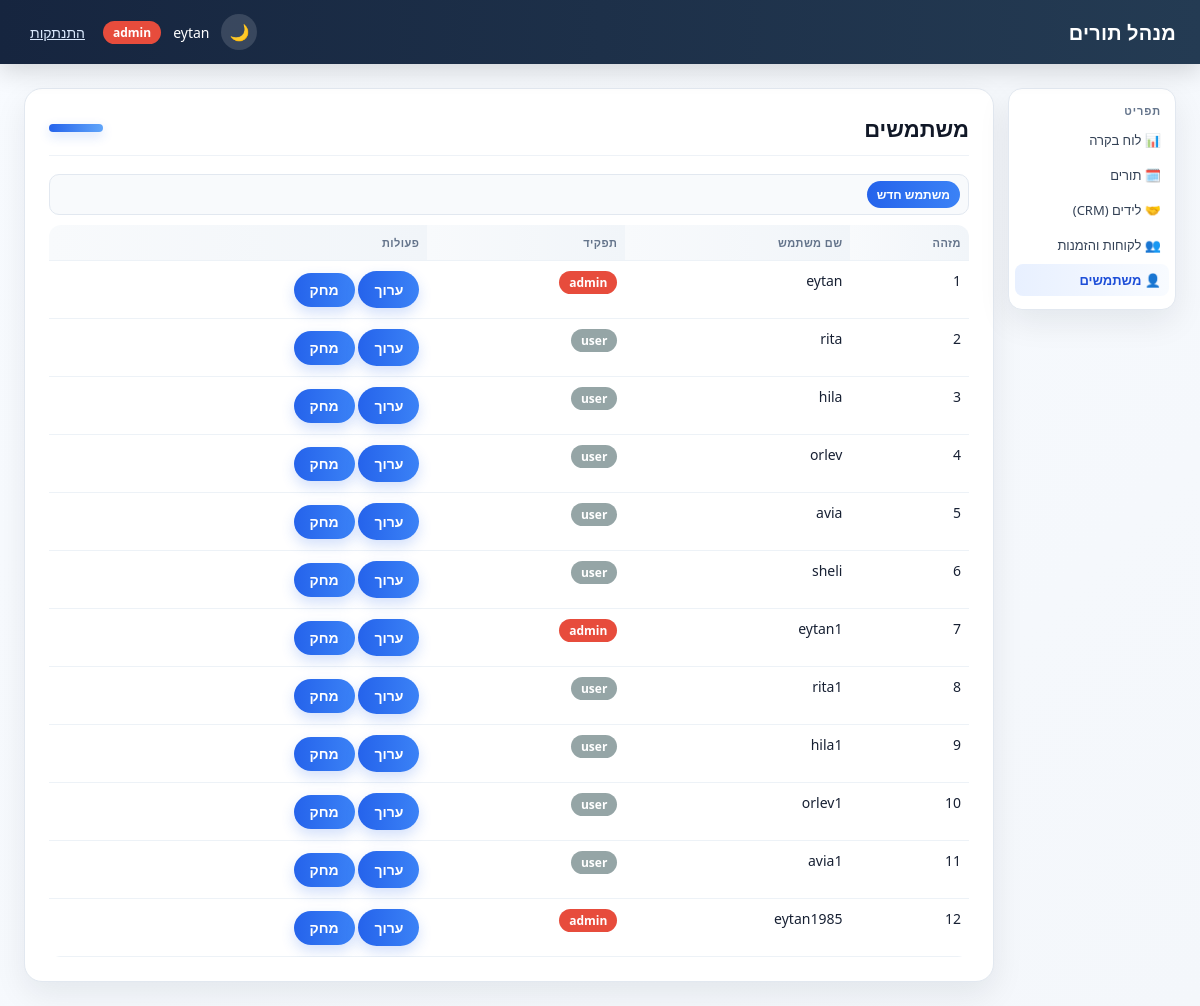
/users/ (signed in), run on an earlier commit of the app's database.
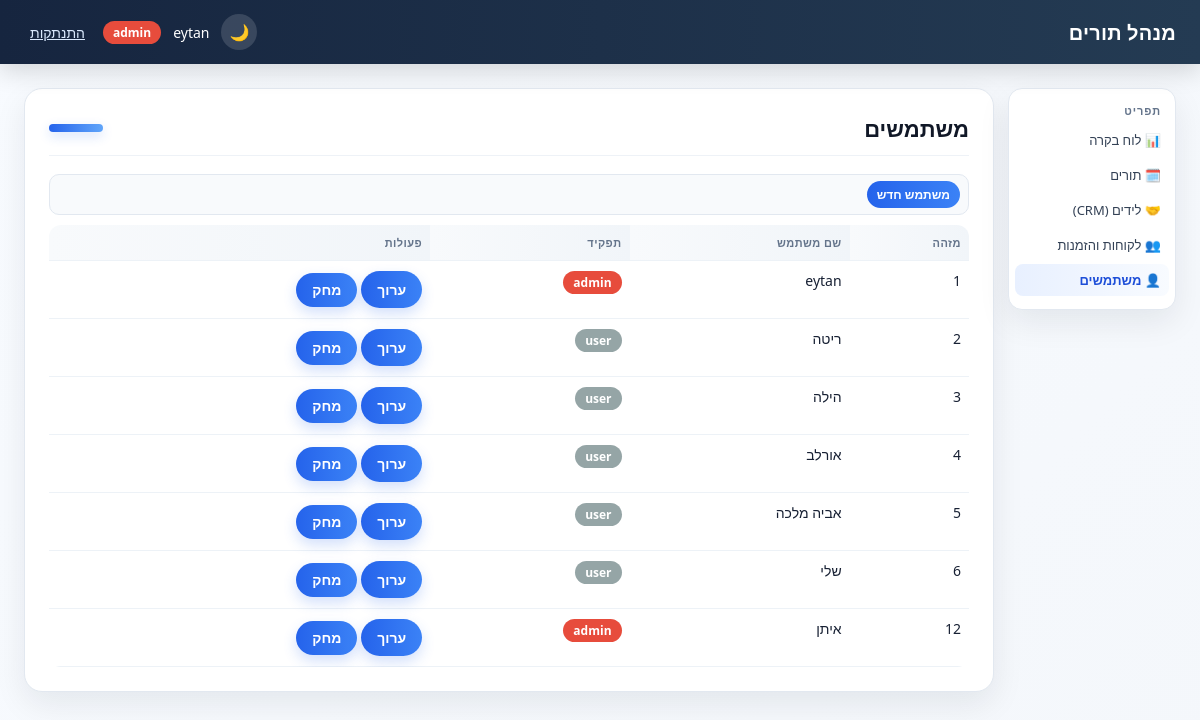
And on a later commit of the database.
### tables this page shows
CREATE TABLE users (
                id INTEGER PRIMARY KEY AUTOINCREMENT,
                username TEXT UNIQUE NOT NULL,
                password_hash TEXT NOT NULL,
                salt TEXT NOT NULL,
                role TEXT NOT NULL
            , permissions TEXT DEFAULT '[]');

### blueprints/users.py (the view)
@bp.route("/")
@admin_required
def list_users():
    df = get_repos().users.get_all()
    return render_template("users/list.html", users=to_records(df))

### app.py (called while the page is built)
@app.context_processor
def inject_template_globals():
    return {
        "csrf_token": generate_csrf_token(),
        "current_user": current_user(),
        "ROLE_ADMIN": roles.ADMIN,
        "ROLE_USER": roles.USER,
    }

### auth.py (called while the page is built)
def generate_csrf_token():
    if "csrf_token" not in session:
        session["csrf_token"] = secrets.token_hex(16)
    return session["csrf_token"]

def validate_csrf():
    if request.method != "POST":
        return
    token = session.get("csrf_token")
    submitted = request.form.get("csrf_token", "")
    if not token or not secrets.compare_digest(token, submitted):
        abort(400)

def current_user():
    return session.get("user")

def admin_required(view):
    @wraps(view)
    def wrapped(*args, **kwargs):
        user = current_user()
        if user is None:
            return redirect(url_for("auth.login"))
        if user["role"] != roles.ADMIN:
            abort(403)
        return view(*args, **kwargs)
    return wrapped

### db_context.py (called while the page is built)
def get_conn():
    if "db_conn" not in g:
        g.db_conn = sqlite3.connect(DB_FILE, timeout=10)
    return g.db_conn

### view_utils.py (called while the page is built)
def to_records(df):
    return df.where(pd.notnull(df), None).to_dict("records")

### templates/users/list.html (shortened to what this page needs)
{% extends "base.html" %}
{% block page_heading %}משתמשים{% endblock %}
{% block content %}
<div class="toolbar">
    <a href="{{ url_for('users.new_user') }}" class="btn">משתמש חדש</a>
</div>
{% if users %}
<table>
    <thead>
        <tr><th>מזהה</th><th>שם משתמש</th><th>תפקיד</th><th>פעולות</th></tr>
    </thead>
    <tbody>
        {% for u in users %}
        <tr>
            <td>{{ u.id }}</td>
            <td>{{ u.username }}</td>
            <td><span class="badge {{ role_badge_class(u.role) }}">{{ u.role }}</span></td>
            <td>
                <a href="{{ url_for('users.edit_user', user_id=u.id) }}" class="btn">ערוך</a>
                <form method="post" action="{{ url_for('users.delete_user', user_id=u.id) }}" style="display:inline;">
                    <button type="submit" class="btn" onclick="return confirm('למחוק משתמש זה?');">מחק</button>
                </form>
            </td>
        </tr>
        {% endfor %}
    </tbody>
</table>
{% else %}
<p class="empty-state">עדיין אין משתמשים.</p>
{% endif %}
{% endblock %}

### templates/base.html (shortened to what this page needs)
<!DOCTYPE html>
<html lang="he" dir="rtl">
<head>
    <link rel="stylesheet" href="{{ url_for('static', filename='style.css') }}">
</head>
<body class="{{ 'page-leads-list' if request.endpoint == 'leads.list_leads' else '' }}">
    <div class="app-shell">
        <div class="topbar">
            <div class="brand">מנהל תורים</div>
            <div class="topbar-user">
                {% if current_user %}
                    <button type="button" class="theme-toggle" id="theme-toggle" aria-label="החלף מצב צבע">🌙</button>
                    <span>{{ current_user.username }}</span>
                    <span class="badge {{ role_badge_class(current_user.role) }}">{{ current_user.role }}</span>
                    <form method="post" action="{{ url_for('auth.logout') }}">
                        <button type="submit" class="link-button">התנתקות</button>
                    </form>
                {% endif %}
            </div>
        </div>
        <div class="layout">
            <div class="sidebar">
                <div class="sidebar-title">תפריט</div>
                <a href="{{ url_for('index') }}"
                   class="{{ 'active' if request.path == '/' else '' }}">📊 לוח בקרה</a>
                <a href="{{ url_for('appointments.list_appointments') }}"
                   class="{{ 'active' if request.path.startswith('/appointments') else '' }}">🗓️ תורים</a>
                <a href="{{ url_for('leads.list_leads') }}"
                   class="{{ 'active' if request.path.startswith('/leads') else '' }}">🤝 לידים (CRM)</a>
                <a href="{{ url_for('customers.list_customers') }}"
                   class="{{ 'active' if request.path.startswith('/customers') else '' }}">👥 לקוחות והזמנות</a>
                {% if current_user and current_user.role == ROLE_ADMIN %}
                <a href="{{ url_for('users.list_users') }}"
                   class="{{ 'active' if request.path.startswith('/users') else '' }}">👤 משתמשים</a>
                {% endif %}
            </div>
            <div class="content">
                <div class="card">
                    <div class="card-header">
                        <h1>{% block page_heading %}{% endblock %}</h1>
                        <div class="card-accent"></div>
                    </div>
                    {% block content %}{% endblock %}
                </div>
            </div>
        </div>
    </div>
</body>
</html>

What changed in the data, as far as the page shows it:
removed users: id "7", username "eytan1", role "admin"
removed users: id "8", username "rita1", role "user"
removed users: id "9", username "hila1", role "user"
removed users: id "10", username "orlev1", role "user"
removed users: id "11", username "avia1", role "user"
changed users id 2: username "rita" → "ריטה"
changed users id 3: username "hila" → "הילה"
changed users id 4: username "orlev" → "אורלב"
changed users id 5: username "avia" → "אביה מלכה"
changed users id 6: username "sheli" → "שלי"
changed users id 12: username "eytan1985" → "איתן"
